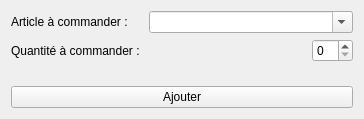
<?xml version="1.0" encoding="UTF-8"?>
<ui version="4.0">
 <class>AddCommandArticleWidget</class>
 <widget class="QWidget" name="AddCommandArticleWidget">
  <property name="geometry">
   <rect>
    <x>0</x>
    <y>0</y>
    <width>364</width>
    <height>119</height>
   </rect>
  </property>
  <property name="windowTitle">
   <string>Ajouter un article</string>
  </property>
  <layout class="QVBoxLayout" name="verticalLayout_2">
   <item>
    <layout class="QVBoxLayout" name="verticalLayout">
     <item>
      <layout class="QFormLayout" name="formLayout">
       <item row="0" column="0">
        <widget class="QLabel" name="label">
         <property name="text">
          <string>Article à commander : </string>
         </property>
        </widget>
       </item>
       <item row="0" column="1">
        <widget class="QComboBox" name="comboBoxArticle">
         <property name="editable">
          <bool>true</bool>
         </property>
        </widget>
       </item>
       <item row="1" column="0">
        <widget class="QLabel" name="label_2">
         <property name="text">
          <string>Quantité à commander : </string>
         </property>
        </widget>
       </item>
       <item row="1" column="1">
        <layout class="QHBoxLayout" name="horizontalLayout">
         <item>
          <spacer name="horizontalSpacer">
           <property name="orientation">
            <enum>Qt::Horizontal</enum>
           </property>
           <property name="sizeHint" stdset="0">
            <size>
             <width>40</width>
             <height>20</height>
            </size>
           </property>
          </spacer>
         </item>
         <item>
          <widget class="QSpinBox" name="spinBoxQteCommand"/>
         </item>
        </layout>
       </item>
      </layout>
     </item>
     <item>
      <widget class="QPushButton" name="pushButtonAddArticle">
       <property name="text">
        <string>Ajouter</string>
       </property>
      </widget>
     </item>
    </layout>
   </item>
  </layout>
 </widget>
 <resources/>
 <connections/>
</ui>
